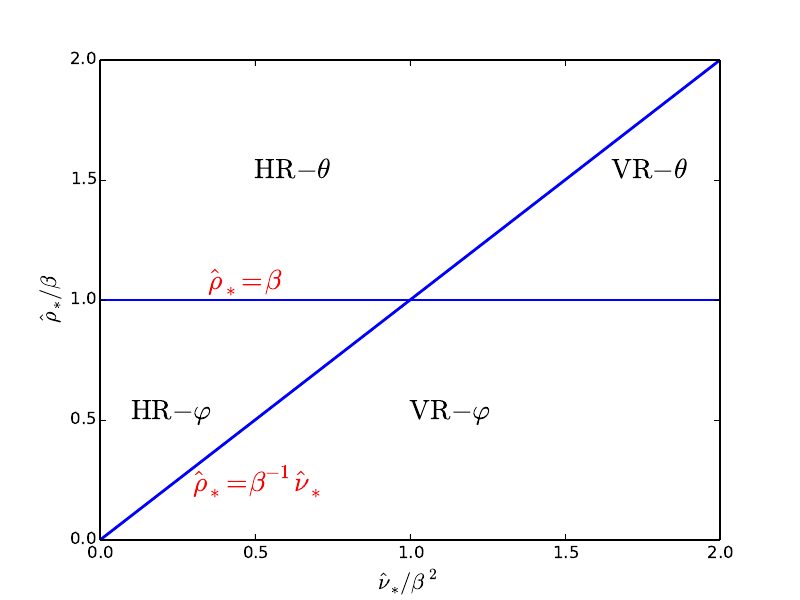

Recreate this plot in Python.
import matplotlib.pyplot as plt
import numpy as np

def rho1(nu):
    return nu

r1 = np.arange(0., 2., 1.e-3)

plt.hlines(y=1., xmin=0, xmax=2., linewidth=2, color='blue')
plt.plot(r1, rho1(r1), linewidth=2, color='blue')

plt.text(1., 0.5, r'${\rm VR}-\varphi$', fontsize=20, color='black')
plt.text(1.65, 1.5, r'${\rm VR}-\theta$', fontsize=20, color='black')
plt.text(0.1, 0.5, r'${\rm HR}-\varphi$', fontsize=20, color='black')
plt.text(0.5, 1.5, r'${\rm HR}-\theta$', fontsize=20, color='black')

plt.text(0.35, 1.04, r'$\hat{\rho}_\ast=\beta$', fontsize=20, color='red')
plt.text(0.3, 0.2, r'$\hat{\rho}_\ast=\beta^{-1}\hat{\nu}_\ast$', fontsize=20, color='red')

plt.xlabel(r'$\hat{\nu}_\ast/\beta^{\,2}$', fontsize=16)
plt.ylabel(r'$\hat{\rho}_\ast/\beta$', fontsize=16)

plt.savefig("Scaling.pdf")

#plt.show()
